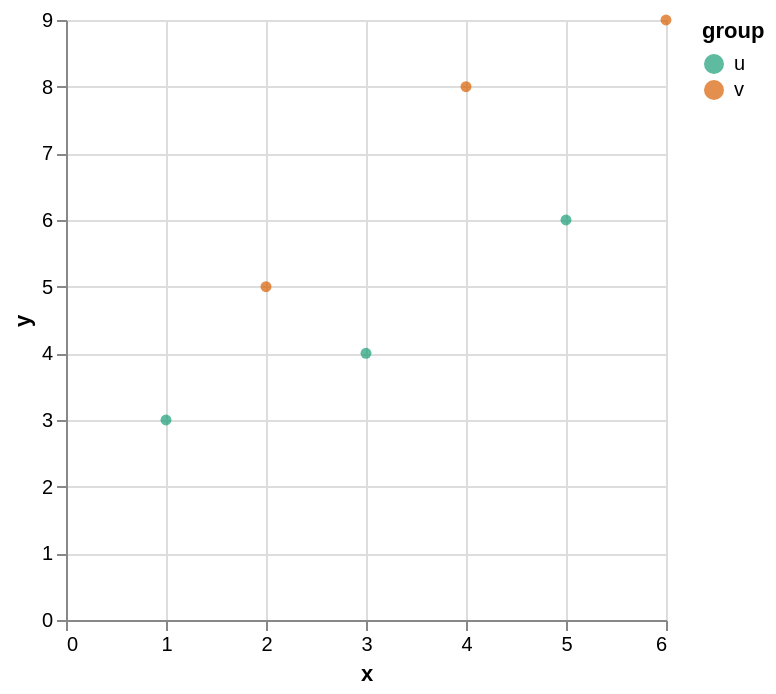

This figure's Vega-Lite source:
### Vega-Lite specification from a JSON file in a GitHub repository (floating-point values rounded to 4 significant figures)
{"$schema": "https://vega.github.io/schema/vega-lite/v6.json", "data": {"values": [{"group": "u", "size": 10, "x": 1, "y": 3}, {"group": "v", "size": 40, "x": 2, "y": 5}, {"group": "u", "size": 20, "x": 3, "y": 4}, {"group": "v", "size": 80, "x": 4, "y": 8}, {"group": "u", "size": 30, "x": 5, "y": 6}, {"group": "v", "size": 60, "x": 6, "y": 9}]}, "description": "An explicit ordinal color scale with a custom range.", "encoding": {"color": {"field": "group", "scale": {"range": ["#1b9e77", "#d95f02"], "type": "ordinal"}, "type": "nominal"}, "x": {"field": "x", "type": "quantitative"}, "y": {"field": "y", "type": "quantitative"}}, "mark": "circle", "usermeta": {"eas": {"standin_ratio": 0.018, "threshold": 0.04}}}
